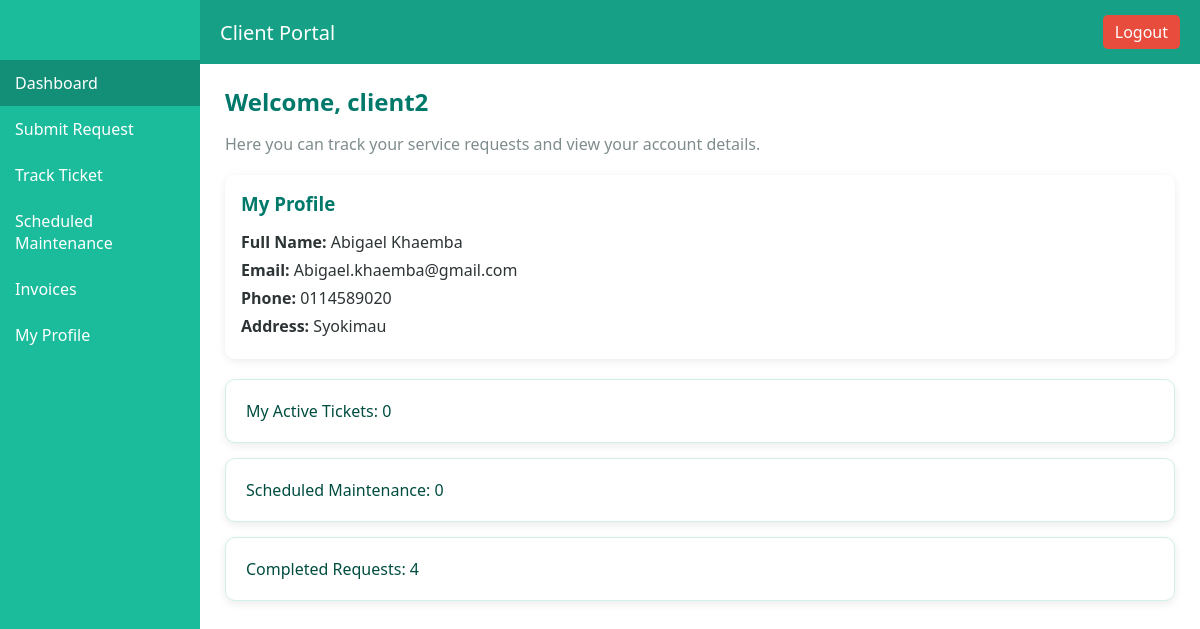
Page /client/dashboard.php (signed in) on the committed database.
### tables this page shows
CREATE TABLE `clients` (
  `id` int(11) NOT NULL,
  `username` varchar(50) NOT NULL,
  `full_name` varchar(100) NOT NULL,
  `email` varchar(120) DEFAULT NULL,
  `phone` varchar(30) DEFAULT NULL,
  `address` varchar(255) DEFAULT NULL,
  `created_at` datetime DEFAULT current_timestamp()
);

### client/dashboard.php (the view, shortened to what this page needs)
<?php
include "../config.php";
$client_username = $_SESSION['username'];
$stmt = $conn->prepare("SELECT full_name, email, phone, address FROM clients WHERE username=?");
$stmt->bind_param("s", $client_username);
$stmt->execute();
$profile = $stmt->get_result()->fetch_assoc();
$stmt = $conn->prepare("
    SELECT COUNT(*) AS total
    FROM service_requests
    WHERE client_username=?
    AND status IN ('pending','in_progress')
");
$stmt->bind_param("s", $client_username);
$stmt->execute();
$activeTickets = $stmt->get_result()->fetch_assoc()['total'] ?? 0;
$stmt = $conn->prepare("
    SELECT COUNT(*) AS total
    FROM service_requests
    WHERE client_username=?
    AND status='completed'
");
$stmt->bind_param("s", $client_username);
$stmt->execute();
$completedTickets = $stmt->get_result()->fetch_assoc()['total'] ?? 0;
$sql = "
    (SELECT sr.id AS ticket_id
    FROM service_requests sr
    LEFT JOIN work_orders wo ON sr.id = wo.request_id
    WHERE sr.client_username = ?
        AND sr.status = 'pending'
        AND wo.request_id IS NULL)
    UNION ALL
    (SELECT sr.id AS ticket_id
    FROM work_orders wo
    JOIN service_requests sr ON wo.request_id = sr.id
    WHERE sr.client_username = ?
        AND wo.status = 'pending')
";
$stmt = $conn->prepare($sql);
$stmt->bind_param("ss", $client_username, $client_username);
$stmt->execute();
$upcoming = $stmt->get_result()->num_rows;
?>
<!DOCTYPE html>
<html lang="en">
<head>
  <link rel="stylesheet" href="../assets/style.css">
</head>
<body class="client-theme">
  <header>
    <h1>Client Portal</h1>
    <a href="../logout.php" class="logout">Logout</a>
  </header>
  <aside>
    <ul>
      <li><a href="dashboard.php" class="active">Dashboard</a></li>
      <li><a href="submit_request.php">Submit Request</a></li>
      <li><a href="track_ticket.php">Track Ticket</a></li>
      <li><a href="schedule.php">Scheduled Maintenance</a></li>
      <li><a href="invoices.php">Invoices</a></li>
      <li><a href="profile.php">My Profile</a></li>
    </ul>
  </aside>
  <main>
    <h2>Welcome, <?= htmlspecialchars($client_username) ?></h2>
    <p class="subtitle">Here you can track your service requests and view your account details.</p>
    <div class="profile-summary">
      <h3>My Profile</h3>
      <p><strong>Full Name:</strong> <?= htmlspecialchars($profile['full_name'] ?? 'Not set') ?></p>
      <p><strong>Email:</strong> <?= htmlspecialchars($profile['email'] ?? 'Not set') ?></p>
      <p><strong>Phone:</strong> <?= htmlspecialchars($profile['phone'] ?? 'Not set') ?></p>
      <p><strong>Address:</strong> <?= htmlspecialchars($profile['address'] ?? 'Not set') ?></p>
    </div>
    <div class="card client-card">My Active Tickets: <?= $activeTickets ?></div>
    <div class="card client-card">Scheduled Maintenance: <?= $upcoming ?></div>
    <div class="card client-card">Completed Requests: <?= $completedTickets ?></div>
  </main>
</body>
</html>

### assets/style.css (style rules this page uses)
* { margin: 0; padding: 0; box-sizing: border-box; }
html, body { height: 100%; }
body { font-family: "Segoe UI", Roboto, sans-serif; background: #f4f6f9; color: #2d3436; display: flex; min-height: 100vh; }
header { position: fixed; top: 0; left: 200px; right: 0; background: #2c3e50; color: white; padding: 15px 20px; display: flex; justify-content: space-between; align-items: center; z-index: 1000; }
header h1 { font-size: 20px; font-weight: 500; }
header .logout { background: #e74c3c; padding: 6px 12px; border-radius: 5px; text-decoration: none; color: white; }
aside { width: 200px; background: #34495e; padding-top: 60px; position: fixed; left: 0; top: 0; bottom: 0; }
aside ul { list-style: none; }
aside ul li a { display: block; padding: 12px 15px; color: #ecf0f1; text-decoration: none; transition: background 0.2s; }
aside ul li a.active { background: #1a252f; }
main { margin-left: 200px; margin-top: 60px; padding: 25px; flex: 1; }
.card { background: white; padding: 20px; margin: 15px 0; border-radius: 10px; box-shadow: 0 3px 8px rgba(0,0,0,0.08); }
h2, h3 { margin-bottom: 15px; font-weight: 600; color: #2c3e50; }
.subtitle { color: #7f8c8d; margin-bottom: 20px; }
body.client-theme { background: #f0fdfb; }
body.client-theme header { background: #16a085; }
body.client-theme aside { background: #1abc9c; }
body.client-theme aside a { color: white; }
body.client-theme aside a.active, body.client-theme aside a:hover { background: #148f77; }
body.client-theme main { background: #ffffff; }
.client-card { background: #ffffff; border: 1px solid #d1f0eb; color: #004d40; }
body.client-theme h2, body.client-theme h3 { color: #00796b; }

### client/dashboard.php (style rules this page uses)
.profile-summary { background:#fff; padding:16px; border-radius:10px; margin-bottom:20px; box-shadow:0 2px 8px rgba(0,0,0,0.08); }
.profile-summary h3 { margin-top:0; }
.profile-summary p { margin:6px 0; }

### rows in the picture
clients: full_name "Abigael Khaemba", email "Abigael.khaemba@gmail.com", phone "0114589020", address "Syokimau"

### other values in the picture
$client_username "client2"
$activeTickets "0"
$upcoming "0"
$completedTickets "4"
